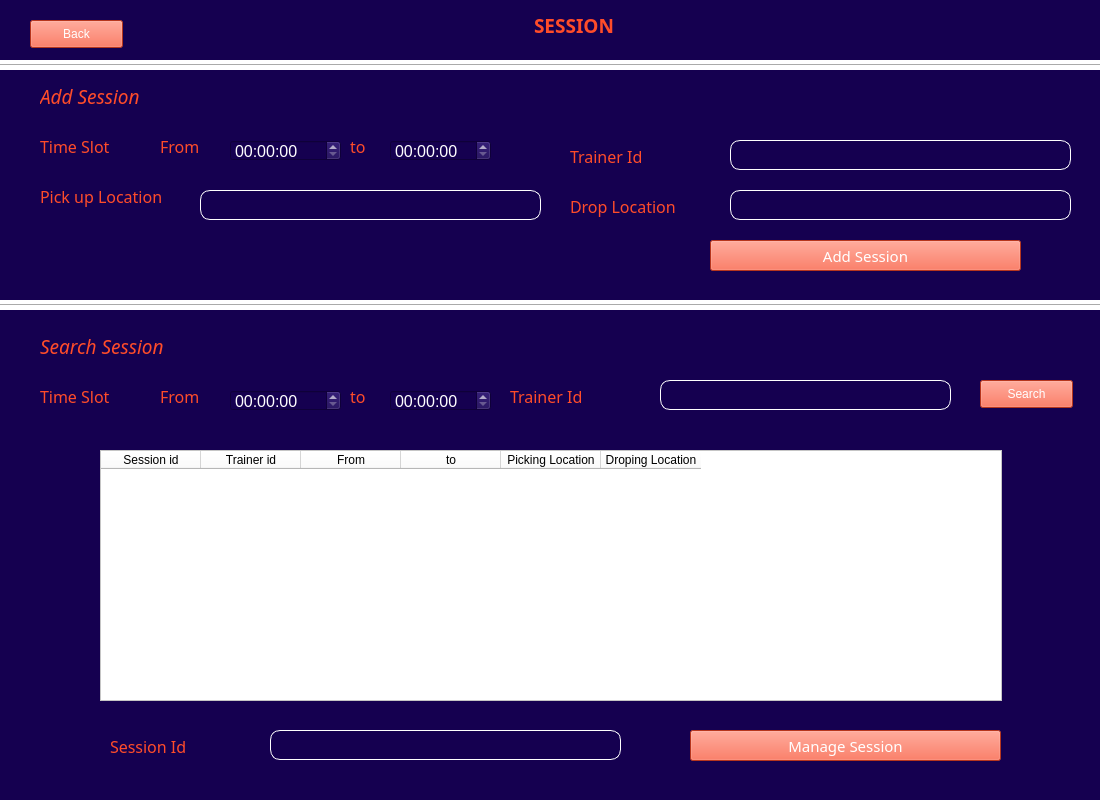
<?xml version="1.0" encoding="UTF-8"?>
<ui version="4.0">
 <class>MainWindow</class>
 <widget class="QMainWindow" name="MainWindow">
  <property name="geometry">
   <rect>
    <x>0</x>
    <y>0</y>
    <width>1100</width>
    <height>800</height>
   </rect>
  </property>
  <property name="windowTitle">
   <string>MainWindow</string>
  </property>
  <property name="styleSheet">
   <string notr="true">background:#150050;</string>
  </property>
  <widget class="QWidget" name="centralwidget">
   <property name="styleSheet">
    <string notr="true">QPushButton#AddSessionButton {
background-color:#FF4C29;
color:white;
}

QPushButton#AddSessionButton:hover {
    background-color:white;
color:#FF4C29;
}

QPushButton#AddSessionButton:pressed {
    background-color: rgb(224, 0, 0);     
}
QPushButton#ManageSessionButton {
background-color:#FF4C29;
color:white;
}

QPushButton#ManageSessionButton:hover {
    background-color:white;
color:#FF4C29;
}

QPushButton#ManageSessionButton:pressed {
    background-color: rgb(224, 0, 0);     
}
QPushButton#SearchButton {
background-color:#FF4C29;
color:white;
}

QPushButton#SearchButton:hover {
    background-color:white;
color:#FF4C29;
}

QPushButton#SearchButton:pressed {
    background-color: rgb(224, 0, 0);     
}
QPushButton#DeleteButton {
background-color:#FF4C29;
color:white;
}
QPushButton#BackButton {
background-color:#FF4C29;
color:white;
}

QPushButton#BackButton:hover {
    background-color:white;
color:#FF4C29;
}

QPushButton#BackButton:pressed {
    background-color: rgb(224, 0, 0);     
}

QPushButton#DeleteButton:hover {
    background-color:white;
color:#FF4C29;
}

QPushButton#DeleteButton:pressed {
    background-color: rgb(224, 0, 0);     
}</string>
   </property>
   <widget class="QLabel" name="label">
    <property name="geometry">
     <rect>
      <x>534</x>
      <y>10</y>
      <width>121</width>
      <height>31</height>
     </rect>
    </property>
    <property name="font">
     <font>
      <family>Gill Sans MT</family>
      <pointsize>14</pointsize>
      <weight>75</weight>
      <bold>true</bold>
     </font>
    </property>
    <property name="styleSheet">
     <string notr="true">color:#FF4C29;</string>
    </property>
    <property name="text">
     <string>SESSION</string>
    </property>
   </widget>
   <widget class="QLabel" name="label_10">
    <property name="geometry">
     <rect>
      <x>40</x>
      <y>130</y>
      <width>101</width>
      <height>33</height>
     </rect>
    </property>
    <property name="font">
     <font>
      <family>Gill Sans MT</family>
      <pointsize>12</pointsize>
     </font>
    </property>
    <property name="styleSheet">
     <string notr="true">color:#FF4C29;</string>
    </property>
    <property name="text">
     <string>Time Slot</string>
    </property>
   </widget>
   <widget class="QTimeEdit" name="totimeEdit">
    <property name="geometry">
     <rect>
      <x>390</x>
      <y>140</y>
      <width>101</width>
      <height>21</height>
     </rect>
    </property>
    <property name="font">
     <font>
      <pointsize>12</pointsize>
     </font>
    </property>
    <property name="styleSheet">
     <string notr="true">color:white;</string>
    </property>
   </widget>
   <widget class="QTimeEdit" name="frtimeEdit">
    <property name="geometry">
     <rect>
      <x>230</x>
      <y>140</y>
      <width>111</width>
      <height>21</height>
     </rect>
    </property>
    <property name="font">
     <font>
      <pointsize>12</pointsize>
     </font>
    </property>
    <property name="styleSheet">
     <string notr="true">color:white;</string>
    </property>
   </widget>
   <widget class="QLabel" name="label_11">
    <property name="geometry">
     <rect>
      <x>160</x>
      <y>130</y>
      <width>51</width>
      <height>33</height>
     </rect>
    </property>
    <property name="font">
     <font>
      <family>Gill Sans MT</family>
      <pointsize>12</pointsize>
     </font>
    </property>
    <property name="styleSheet">
     <string notr="true">color:#FF4C29;</string>
    </property>
    <property name="text">
     <string>From</string>
    </property>
   </widget>
   <widget class="QLineEdit" name="dropLineEdit">
    <property name="geometry">
     <rect>
      <x>730</x>
      <y>190</y>
      <width>341</width>
      <height>30</height>
     </rect>
    </property>
    <property name="font">
     <font>
      <family>Gill Sans MT</family>
      <pointsize>11</pointsize>
     </font>
    </property>
    <property name="styleSheet">
     <string notr="true">border : 1px solid white;
border-radius : 10px;
color : white;</string>
    </property>
    <property name="alignment">
     <set>Qt::AlignCenter</set>
    </property>
   </widget>
   <widget class="QLineEdit" name="pickupLineEdit">
    <property name="geometry">
     <rect>
      <x>200</x>
      <y>190</y>
      <width>341</width>
      <height>30</height>
     </rect>
    </property>
    <property name="font">
     <font>
      <family>Gill Sans MT</family>
      <pointsize>11</pointsize>
     </font>
    </property>
    <property name="styleSheet">
     <string notr="true">border : 1px solid white;
border-radius : 10px;
color : white;</string>
    </property>
    <property name="alignment">
     <set>Qt::AlignCenter</set>
    </property>
   </widget>
   <widget class="QPushButton" name="AddSessionButton">
    <property name="geometry">
     <rect>
      <x>710</x>
      <y>240</y>
      <width>311</width>
      <height>31</height>
     </rect>
    </property>
    <property name="font">
     <font>
      <family>Gill Sans MT</family>
      <pointsize>11</pointsize>
      <weight>50</weight>
      <italic>false</italic>
      <bold>false</bold>
     </font>
    </property>
    <property name="cursor">
     <cursorShape>OpenHandCursor</cursorShape>
    </property>
    <property name="styleSheet">
     <string notr="true"/>
    </property>
    <property name="text">
     <string>Add Session</string>
    </property>
   </widget>
   <widget class="QLabel" name="label_8">
    <property name="geometry">
     <rect>
      <x>40</x>
      <y>180</y>
      <width>141</width>
      <height>33</height>
     </rect>
    </property>
    <property name="font">
     <font>
      <family>Gill Sans MT</family>
      <pointsize>12</pointsize>
     </font>
    </property>
    <property name="styleSheet">
     <string notr="true">color:#FF4C29;</string>
    </property>
    <property name="text">
     <string>Pick up Location</string>
    </property>
   </widget>
   <widget class="QLabel" name="label_9">
    <property name="geometry">
     <rect>
      <x>570</x>
      <y>190</y>
      <width>141</width>
      <height>33</height>
     </rect>
    </property>
    <property name="font">
     <font>
      <family>Gill Sans MT</family>
      <pointsize>12</pointsize>
     </font>
    </property>
    <property name="styleSheet">
     <string notr="true">color:#FF4C29;</string>
    </property>
    <property name="text">
     <string>Drop Location</string>
    </property>
   </widget>
   <widget class="QLabel" name="label_7">
    <property name="geometry">
     <rect>
      <x>350</x>
      <y>130</y>
      <width>31</width>
      <height>33</height>
     </rect>
    </property>
    <property name="font">
     <font>
      <family>Gill Sans MT</family>
      <pointsize>12</pointsize>
     </font>
    </property>
    <property name="styleSheet">
     <string notr="true">color:#FF4C29;</string>
    </property>
    <property name="text">
     <string>to</string>
    </property>
   </widget>
   <widget class="QLabel" name="label_12">
    <property name="geometry">
     <rect>
      <x>570</x>
      <y>140</y>
      <width>141</width>
      <height>33</height>
     </rect>
    </property>
    <property name="font">
     <font>
      <family>Gill Sans MT</family>
      <pointsize>12</pointsize>
     </font>
    </property>
    <property name="styleSheet">
     <string notr="true">color:#FF4C29;</string>
    </property>
    <property name="text">
     <string>Trainer Id</string>
    </property>
   </widget>
   <widget class="QLineEdit" name="idLineEdit">
    <property name="geometry">
     <rect>
      <x>730</x>
      <y>140</y>
      <width>341</width>
      <height>30</height>
     </rect>
    </property>
    <property name="font">
     <font>
      <family>Gill Sans MT</family>
      <pointsize>11</pointsize>
     </font>
    </property>
    <property name="styleSheet">
     <string notr="true">border : 1px solid white;
border-radius : 10px;
color : white;</string>
    </property>
    <property name="alignment">
     <set>Qt::AlignCenter</set>
    </property>
   </widget>
   <widget class="QLabel" name="label_14">
    <property name="geometry">
     <rect>
      <x>40</x>
      <y>80</y>
      <width>141</width>
      <height>33</height>
     </rect>
    </property>
    <property name="font">
     <font>
      <family>Gill Sans MT</family>
      <pointsize>14</pointsize>
      <italic>true</italic>
     </font>
    </property>
    <property name="styleSheet">
     <string notr="true">color:#FF4C29;</string>
    </property>
    <property name="text">
     <string>Add Session</string>
    </property>
   </widget>
   <widget class="QTimeEdit" name="frtimeEdit_2">
    <property name="geometry">
     <rect>
      <x>230</x>
      <y>390</y>
      <width>111</width>
      <height>21</height>
     </rect>
    </property>
    <property name="font">
     <font>
      <pointsize>12</pointsize>
     </font>
    </property>
    <property name="styleSheet">
     <string notr="true">color:white;</string>
    </property>
   </widget>
   <widget class="QLabel" name="label_13">
    <property name="geometry">
     <rect>
      <x>350</x>
      <y>380</y>
      <width>31</width>
      <height>33</height>
     </rect>
    </property>
    <property name="font">
     <font>
      <family>Gill Sans MT</family>
      <pointsize>12</pointsize>
     </font>
    </property>
    <property name="styleSheet">
     <string notr="true">color:#FF4C29;</string>
    </property>
    <property name="text">
     <string>to</string>
    </property>
   </widget>
   <widget class="QLabel" name="label_15">
    <property name="geometry">
     <rect>
      <x>510</x>
      <y>380</y>
      <width>141</width>
      <height>33</height>
     </rect>
    </property>
    <property name="font">
     <font>
      <family>Gill Sans MT</family>
      <pointsize>12</pointsize>
     </font>
    </property>
    <property name="styleSheet">
     <string notr="true">color:#FF4C29;</string>
    </property>
    <property name="text">
     <string>Trainer Id</string>
    </property>
   </widget>
   <widget class="QLineEdit" name="idLineEdit_2">
    <property name="geometry">
     <rect>
      <x>660</x>
      <y>380</y>
      <width>291</width>
      <height>30</height>
     </rect>
    </property>
    <property name="font">
     <font>
      <family>Gill Sans MT</family>
      <pointsize>11</pointsize>
     </font>
    </property>
    <property name="styleSheet">
     <string notr="true">border : 1px solid white;
border-radius : 10px;
color : white;</string>
    </property>
    <property name="alignment">
     <set>Qt::AlignCenter</set>
    </property>
   </widget>
   <widget class="QLabel" name="label_16">
    <property name="geometry">
     <rect>
      <x>160</x>
      <y>380</y>
      <width>51</width>
      <height>33</height>
     </rect>
    </property>
    <property name="font">
     <font>
      <family>Gill Sans MT</family>
      <pointsize>12</pointsize>
     </font>
    </property>
    <property name="styleSheet">
     <string notr="true">color:#FF4C29;</string>
    </property>
    <property name="text">
     <string>From</string>
    </property>
   </widget>
   <widget class="QTimeEdit" name="totimeEdit_2">
    <property name="geometry">
     <rect>
      <x>390</x>
      <y>390</y>
      <width>101</width>
      <height>21</height>
     </rect>
    </property>
    <property name="font">
     <font>
      <pointsize>12</pointsize>
     </font>
    </property>
    <property name="styleSheet">
     <string notr="true">color:white;</string>
    </property>
   </widget>
   <widget class="QLabel" name="label_17">
    <property name="geometry">
     <rect>
      <x>40</x>
      <y>380</y>
      <width>101</width>
      <height>33</height>
     </rect>
    </property>
    <property name="font">
     <font>
      <family>Gill Sans MT</family>
      <pointsize>12</pointsize>
     </font>
    </property>
    <property name="styleSheet">
     <string notr="true">color:#FF4C29;</string>
    </property>
    <property name="text">
     <string>Time Slot</string>
    </property>
   </widget>
   <widget class="QLabel" name="label_18">
    <property name="geometry">
     <rect>
      <x>40</x>
      <y>330</y>
      <width>141</width>
      <height>33</height>
     </rect>
    </property>
    <property name="font">
     <font>
      <family>Gill Sans MT</family>
      <pointsize>14</pointsize>
      <italic>true</italic>
     </font>
    </property>
    <property name="styleSheet">
     <string notr="true">color:#FF4C29;</string>
    </property>
    <property name="text">
     <string>Search Session</string>
    </property>
   </widget>
   <widget class="Line" name="line">
    <property name="geometry">
     <rect>
      <x>-10</x>
      <y>300</y>
      <width>1121</width>
      <height>10</height>
     </rect>
    </property>
    <property name="styleSheet">
     <string notr="true">background:white;</string>
    </property>
    <property name="orientation">
     <enum>Qt::Horizontal</enum>
    </property>
   </widget>
   <widget class="Line" name="line_2">
    <property name="geometry">
     <rect>
      <x>-10</x>
      <y>60</y>
      <width>1121</width>
      <height>10</height>
     </rect>
    </property>
    <property name="styleSheet">
     <string notr="true">background:white;</string>
    </property>
    <property name="orientation">
     <enum>Qt::Horizontal</enum>
    </property>
   </widget>
   <widget class="QTableWidget" name="table">
    <property name="geometry">
     <rect>
      <x>100</x>
      <y>450</y>
      <width>902</width>
      <height>251</height>
     </rect>
    </property>
    <property name="styleSheet">
     <string notr="true">background:white;</string>
    </property>
    <attribute name="horizontalHeaderDefaultSectionSize">
     <number>100</number>
    </attribute>
    <column>
     <property name="text">
      <string>Session id</string>
     </property>
    </column>
    <column>
     <property name="text">
      <string>Trainer id</string>
     </property>
    </column>
    <column>
     <property name="text">
      <string>From</string>
     </property>
    </column>
    <column>
     <property name="text">
      <string>to</string>
     </property>
    </column>
    <column>
     <property name="text">
      <string>Picking Location</string>
     </property>
    </column>
    <column>
     <property name="text">
      <string>Droping Location</string>
     </property>
    </column>
   </widget>
   <widget class="QPushButton" name="SearchButton">
    <property name="geometry">
     <rect>
      <x>980</x>
      <y>380</y>
      <width>93</width>
      <height>28</height>
     </rect>
    </property>
    <property name="text">
     <string>Search</string>
    </property>
   </widget>
   <widget class="QLabel" name="error">
    <property name="geometry">
     <rect>
      <x>80</x>
      <y>260</y>
      <width>331</width>
      <height>21</height>
     </rect>
    </property>
    <property name="styleSheet">
     <string notr="true">color:rgb(255, 0, 0);</string>
    </property>
    <property name="text">
     <string/>
    </property>
   </widget>
   <widget class="QPushButton" name="BackButton">
    <property name="geometry">
     <rect>
      <x>30</x>
      <y>20</y>
      <width>93</width>
      <height>28</height>
     </rect>
    </property>
    <property name="text">
     <string>Back</string>
    </property>
   </widget>
   <widget class="QLabel" name="label_19">
    <property name="geometry">
     <rect>
      <x>110</x>
      <y>730</y>
      <width>141</width>
      <height>33</height>
     </rect>
    </property>
    <property name="font">
     <font>
      <family>Gill Sans MT</family>
      <pointsize>12</pointsize>
     </font>
    </property>
    <property name="styleSheet">
     <string notr="true">color:#FF4C29;</string>
    </property>
    <property name="text">
     <string>Session Id</string>
    </property>
   </widget>
   <widget class="QLineEdit" name="SessionLineEdit">
    <property name="geometry">
     <rect>
      <x>270</x>
      <y>730</y>
      <width>351</width>
      <height>30</height>
     </rect>
    </property>
    <property name="font">
     <font>
      <family>Gill Sans MT</family>
      <pointsize>11</pointsize>
     </font>
    </property>
    <property name="styleSheet">
     <string notr="true">border : 1px solid white;
border-radius : 10px;
color : white;</string>
    </property>
    <property name="alignment">
     <set>Qt::AlignCenter</set>
    </property>
   </widget>
   <widget class="QPushButton" name="ManageSessionButton">
    <property name="geometry">
     <rect>
      <x>690</x>
      <y>730</y>
      <width>311</width>
      <height>31</height>
     </rect>
    </property>
    <property name="font">
     <font>
      <family>Gill Sans MT</family>
      <pointsize>11</pointsize>
      <weight>50</weight>
      <italic>false</italic>
      <bold>false</bold>
     </font>
    </property>
    <property name="cursor">
     <cursorShape>OpenHandCursor</cursorShape>
    </property>
    <property name="styleSheet">
     <string notr="true"/>
    </property>
    <property name="text">
     <string>Manage Session</string>
    </property>
   </widget>
   <widget class="QLabel" name="error_2">
    <property name="geometry">
     <rect>
      <x>100</x>
      <y>770</y>
      <width>331</width>
      <height>21</height>
     </rect>
    </property>
    <property name="styleSheet">
     <string notr="true">color:rgb(255, 0, 0);</string>
    </property>
    <property name="text">
     <string/>
    </property>
   </widget>
   <widget class="QLabel" name="error1">
    <property name="geometry">
     <rect>
      <x>100</x>
      <y>420</y>
      <width>331</width>
      <height>21</height>
     </rect>
    </property>
    <property name="styleSheet">
     <string notr="true">color:rgb(255, 0, 0);</string>
    </property>
    <property name="text">
     <string/>
    </property>
   </widget>
  </widget>
 </widget>
 <resources/>
 <connections/>
</ui>
